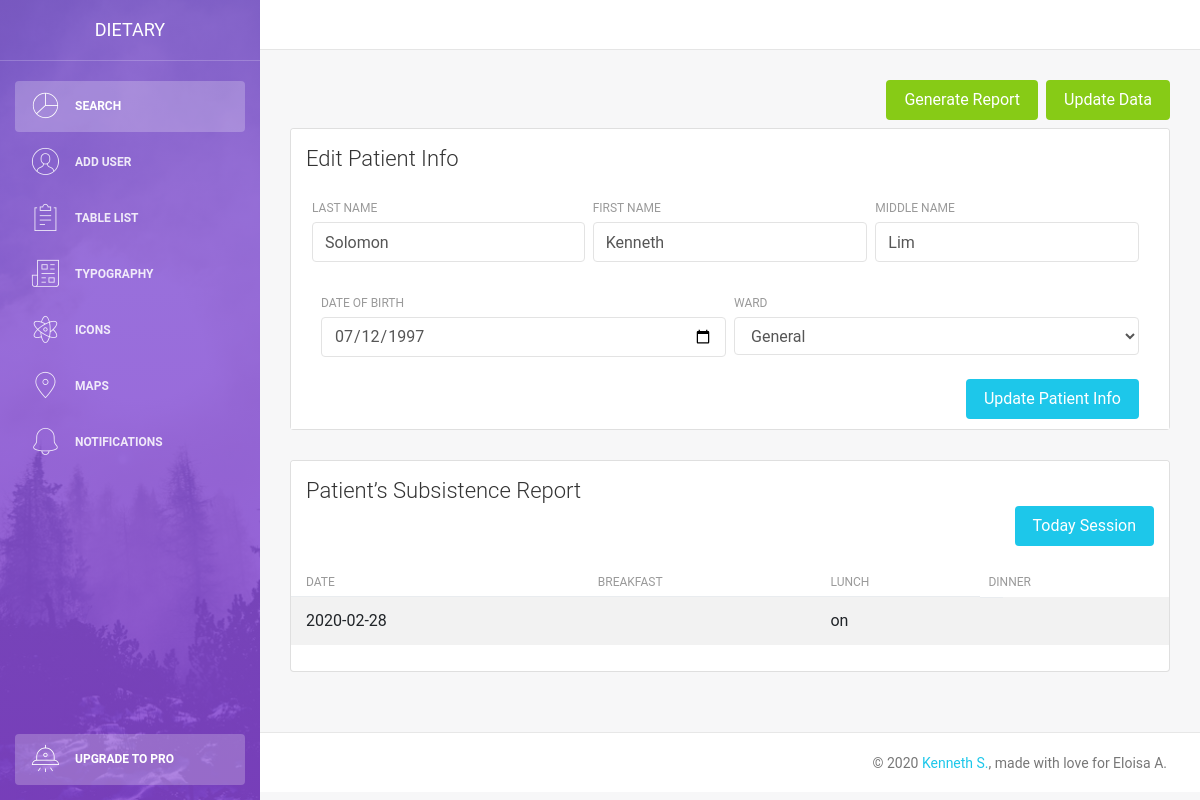
Before: /searchList.php?uId=k75j52f63675bsbjxsh with the older database file.
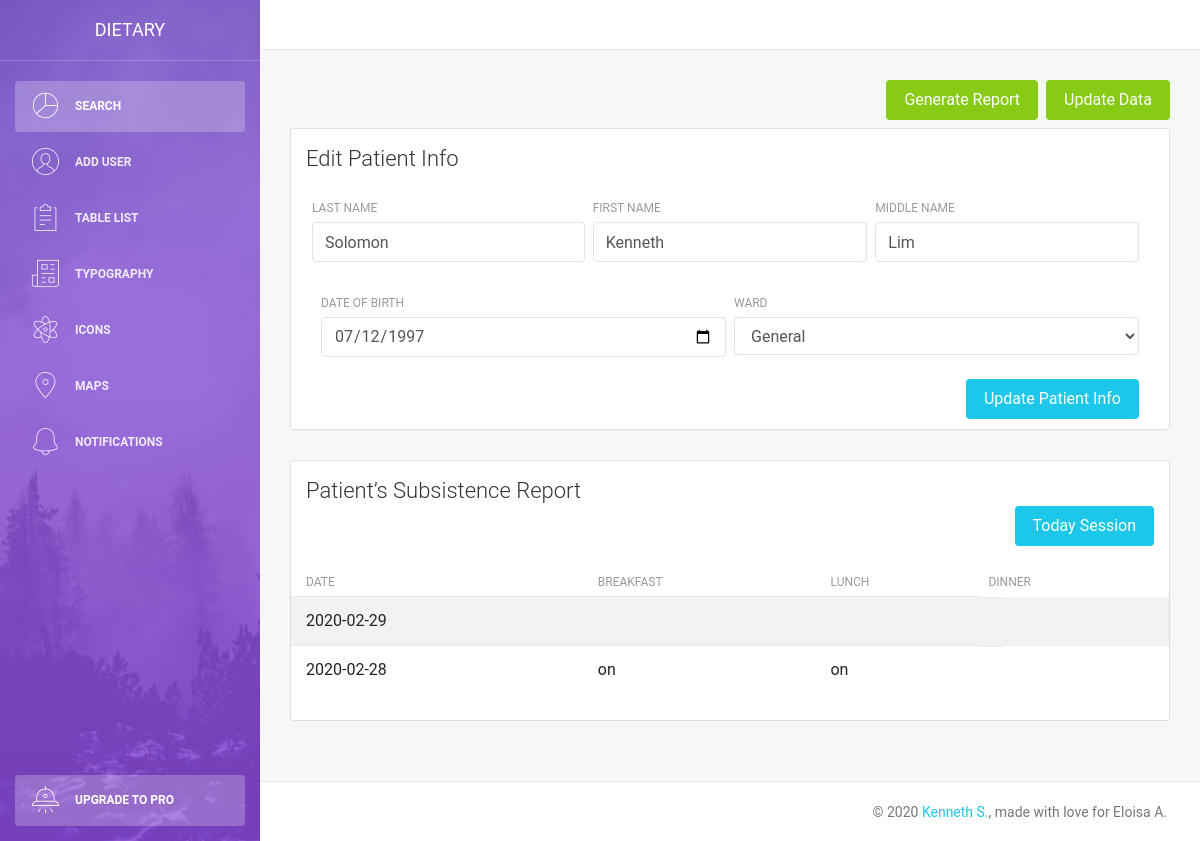
After: the same page with the newer database file.
### tables this page shows
CREATE TABLE `patient` (
  `id` int(12) NOT NULL,
  `uId` varchar(25) NOT NULL,
  `lastName` varchar(255) NOT NULL,
  `firstName` varchar(255) NOT NULL,
  `middleName` varchar(255) NOT NULL,
  `dateOfBirth` date DEFAULT NULL,
  `createdAt` datetime(6) DEFAULT current_timestamp(6),
  `ward` varchar(255) NOT NULL
);

CREATE TABLE `patientsubsistence` (
  `id` int(12) NOT NULL,
  `pId` varchar(255) NOT NULL,
  `month` varchar(12) DEFAULT NULL,
  `year` varchar(12) DEFAULT NULL,
  `date` date NOT NULL,
  `breakfast` varchar(225) NOT NULL,
  `lunch` varchar(225) NOT NULL,
  `dinner` varchar(225) NOT NULL,
  `day01` varchar(255) DEFAULT NULL,
  `day02` varchar(255) DEFAULT NULL,
  `day03` varchar(255) DEFAULT NULL,
  `day04` varchar(255) DEFAULT NULL,
  `day05` varchar(255) DEFAULT NULL,
  `day06` varchar(255) DEFAULT NULL,
  `day07` varchar(255) DEFAULT NULL,
  `day08` varchar(255) DEFAULT NULL,
  `day09` varchar(255) DEFAULT NULL,
  `day10` varchar(255) DEFAULT NULL,
  `day11` varchar(255) DEFAULT NULL,
  `day12` varchar(255) DEFAULT NULL,
  `day13` varchar(255) DEFAULT NULL,
  `day14` varchar(255) DEFAULT NULL,
  `day15` varchar(255) DEFAULT NULL,
  `day16` varchar(255) DEFAULT NULL,
  `day17` varchar(255) DEFAULT NULL,
  `day18` varchar(255) DEFAULT NULL,
  `day19` varchar(255) DEFAULT NULL,
  `day20` varchar(255) DEFAULT NULL,
  `day21` varchar(255) DEFAULT NULL,
  `day22` varchar(255) DEFAULT NULL,
  `day23` varchar(255) DEFAULT NULL,
  `day24` varchar(255) DEFAULT NULL,
  `day25` varchar(255) DEFAULT NULL,
  `day26` varchar(255) DEFAULT NULL,
  `day27` varchar(255) DEFAULT NULL,
  `day28` varchar(255) DEFAULT NULL,
  `day29` varchar(255) DEFAULT NULL,
  `day30` varchar(255) DEFAULT NULL,
  `day31` varchar(255) DEFAULT NULL
);

### components/patientInfo.php (the view)
<?php
$pId = $_GET['uId'];
$query = "SELECT * FROM patient WHERE uId = '$pId'";
$result = mysqli_query($conn, $query);
if (mysqli_num_rows($result) > 0) {
    while ($row = mysqli_fetch_assoc($result)) {
        echo '
<div class="card-body" id="patientInfo">
    <form method="post" action="action.php">
        <div class="row">
            <input type="hidden" class="form-control" name="pId" id="pId" value="' . $row['uId'] . '" required>
            <div class="col-md-4 pr-1">
                <div class="form-group">
                    <label>Last Name</label>
                    <input type="text" class="form-control" placeholder="Last Name" name="lastName" id="lastName" value="' . $row['lastName'] . '" required>
                </div>
            </div>
            <div class="col-md-4 px-1">
                <div class="form-group">
                    <label>First Name</label>
                    <input type="text" class="form-control" placeholder="First Name" name="firstName" id="firstName" value="' . $row['firstName'] . '" required>
                </div>
            </div>
            <div class="col-md-4 pl-1">
                <div class="form-group">
                    <label>Middle Name</label>
                    <input type="text" class="form-control" placeholder="Middle Name" name="middleName" id="middleName" value="' . $row['middleName'] . '" required>
                </div>
            </div>
        </div>
        <div class="row">
            <div class="col-md-6 pr-1">
                <div class="form-group">
                    <label>Date of Birth</label>
                    <input type="date" class="form-control" placeholder="Date of Birth" name="dateOfBirth" id="dateOfBirth" value="' . $row['dateOfBirth'] . '" required>
                </div>
            </div>
            <div class="col-md-6 pl-1">
                <div class="form-group">
                    <label>Ward</label>
                    <select id="ward" name="ward" class="form-control" required>
                        <option value="' . $row['ward'] . '">' . $row['ward'] . '</option>
                        <option value="General">General</option>
                        <option value="Pedia/Surgery">Pedia/Surgery</option>
                        <option value="OB">OB</option>
                        <option value="Rehy/ISO">Rehy/ISO</option>
                    </select>
                </div>
            </div>
        </div>
        <button type="submit" name="updatePatientBtn" class="btn btn-info btn-fill pull-right ml-3">Update Patient Info</button>
        <div class="clearfix"></div>
    </form>
</div>
';
    }
}

### searchList.php (shortened to what this page needs)
<?php include('server.php'); ?>
<!DOCTYPE html>
<html lang="en">
<head>
    <link rel="stylesheet" href="https://maxcdn.bootstrapcdn.com/font-awesome/latest/css/font-awesome.min.css" />
    <link href="./assets/css/bootstrap.min.css" rel="stylesheet" />
    <link href="./assets/css/light-bootstrap-dashboard.css?v=2.0.0 " rel="stylesheet" />
    <link href="./assets/css/demo.css" rel="stylesheet" />
</head>
<body>
    <div class="wrapper">
        <?php include_once './components/sidebar.php' ?>
        <div class="main-panel">
            <nav class="navbar navbar-expand-lg " color-on-scroll="500">
            </nav>
            <div class="content">
                    <div class="container">
                        <div class="row">
                            <div class="col-md-12">
                                <a href="action.php?uId=<?php echo $_GET['uId'] ?>&updateSession=1" type="submit" name="updateSession" class="btn btn-success btn-fill pull-right ml-2">Update Data</a>
                                <button type="submit" name="generateReportBtn" data-toggle="modal" data-target="#generateReportsModal" class="btn btn-success btn-fill pull-right mb-2">Generate Report</button>
                            </div>
                        </div>
                        <div class="row">
                            <div class="col-md-12 ">
                                <div class="card">
                                    <div class="card-header">
                                        <h4 id="patientInfo" class="card-title">Edit Patient Info</h4>
                                        <?php
                                        include_once 'components/patientInfo.php';
                                        ?>
                                    </div>
                                </div>
                            </div>
                        </div>
                        <div class="row">
                            <div class="col-md-12">
                                <div class="card strpied-tabled-with-hover">
                                    <div class="card-header ">
                                        <h4 class="card-title">Patient’s Subsistence Report</h4>
                                        <button type="submit" data-toggle="modal" data-target="#sessionModal" class="btn btn-info btn-fill pull-right">Today Session</button>
                                    </div>
                                    <div class="card-body table-full-width table-responsive">
                                        <table class="table table-hover table-striped">
                                            <thead>
                                                <tr>
                                                    <th>Date</th>
                                                    <th>Breakfast</th>
                                                    <th>Lunch</th>
                                                    <th>Dinner</th>
                                                </tr>
                                            </thead>
                                            <tbody>
                                                <?php include_once './components/sessionList.php' ?>
                                            </tbody>
                                        </table>
                                    </div>
                                </div>
                            </div>
                        </div>
                    </div>
                </div>
                <?php include_once './components/footer.php' ?>
            </div>
        </div>
</body>
</html>

### components/sidebar.php
<div class="sidebar" data-image="../assets/img/sidebar-5.jpg">
    <div class="sidebar-wrapper">
        <div class="logo">
            <a href="http://www.creative-tim.com" class="simple-text">
                Dietary
            </a>
        </div>
        <ul class="nav">
            <li class="nav-item active">
                <a class="nav-link" href="index.php">
                    <i class="nc-icon nc-chart-pie-35"></i>
                    <p>Search</p>
                </a>
            </li>
            <li>
                <a data-toggle="modal" data-target="#addUserModal" class="nav-link">
                    <i class="nc-icon nc-circle-09"></i>
                    <p>Add User</p>
                </a>
            </li>
            <li>
                <a class="nav-link" href="./table.html">
                    <i class="nc-icon nc-notes"></i>
                    <p>Table List</p>
                </a>
            </li>
            <li>
                <a class="nav-link" href="./typography.html">
                    <i class="nc-icon nc-paper-2"></i>
                    <p>Typography</p>
                </a>
            </li>
            <li>
                <a class="nav-link" href="./icons.html">
                    <i class="nc-icon nc-atom"></i>
                    <p>Icons</p>
                </a>
            </li>
            <li>
                <a class="nav-link" href="./maps.html">
                    <i class="nc-icon nc-pin-3"></i>
                    <p>Maps</p>
                </a>
            </li>
            <li>
                <a class="nav-link" href="./notifications.html">
                    <i class="nc-icon nc-bell-55"></i>
                    <p>Notifications</p>
                </a>
            </li>
            <li class="nav-item active active-pro">
                <a class="nav-link active" href="upgrade.html">
                    <i class="nc-icon nc-alien-33"></i>
                    <p>Upgrade to PRO</p>
                </a>
            </li>
        </ul>
    </div>
</div>

### components/sessionList.php
<?php
$pId = $_GET['uId'];
$query = "SELECT * FROM patientsubsistence WHERE pId = '$pId' ORDER BY date DESC";
$result = mysqli_query($conn, $query);
if (mysqli_num_rows($result) > 0) {
    while ($row = mysqli_fetch_assoc($result)) {
        echo '
        <tr>
            <td>' . $row['date'] . '</td>
            <td>' . $row['breakfast'] . '</td>
            <td>' . $row['lunch'] . '</td>
            <td>' . $row['dinner'] . '</td>
        </tr>
';
    }
}

### components/footer.php (shortened to what this page needs)
<footer class="footer">
    <div class="container-fluid">
        <nav>
            <p class="copyright text-center">
                ©
                <a href="http://www.fb.com/synecders">Kenneth S.</a>, made with love for Eloisa A.
            </p>
        </nav>
    </div>
</footer>

Changed rows visible on the page:
removed patientsubsistence: date "2020-02-28", lunch "on"
added patientsubsistence: date "2020-02-29"
added patientsubsistence: date "2020-02-28", breakfast "on", lunch "on"
